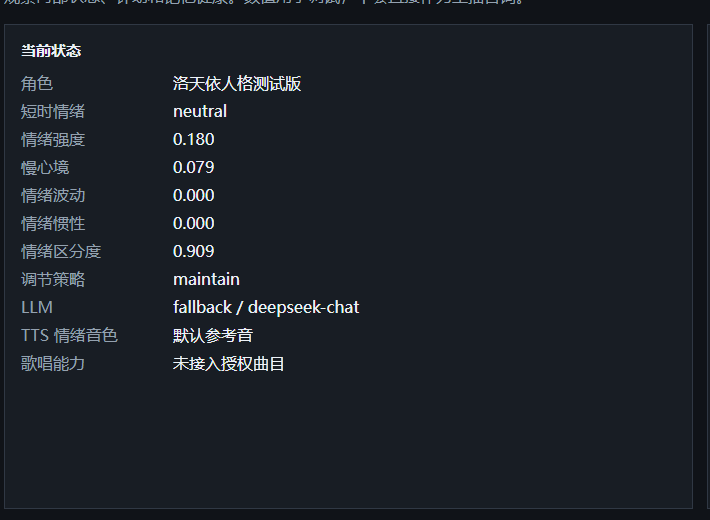
#> input picture .codex-ppt-build/brain-focus.png, 710 x 520 px
$ python -i scenes.py   (imports and definitions only)   (older library calls are emulated)
#> lines starting #> are read from the running program, lines starting #| are printed output that depends on the picture; after the words box and inside, x2 and y2 are one past the last pixel; in counts of white or black regions, pixels touching at a corner belong together
### src/vision/python/features.py
"""features.py —— 圆形、边缘、颜色、布局特征（与场景分类解耦的底层特征）。

所有特征只返回数值与简短标签，不负责场景判定（判定在 scenes.py）。
"""
import cv2
import numpy as np


def circle_candidates(gray, width, height):
    """霍夫圆候选数量（上限 100）。"""
    blurred = cv2.GaussianBlur(gray, (7, 7), 1.4)
    circles = cv2.HoughCircles(
        blurred, cv2.HOUGH_GRADIENT, dp=1.2, minDist=max(18, width // 40),
        param1=100, param2=30, minRadius=max(8, width // 120), maxRadius=max(28, width // 14)
    )
    return 0 if circles is None else min(100, len(circles[0]))


def edge_density(gray):
    """Canny 边缘像素占比。"""
    edges = cv2.Canny(gray, 70, 150)
    return float((edges > 0).mean())


def brightness(gray):
    """灰度均值（0..1）。"""
    return float(gray.mean() / 255.0)


def saturated_ratio(image):
    """高饱和像素占比（用于识别强调色区域，不作为唯一依据）。"""
    hsv = cv2.cvtColor(image, cv2.COLOR_BGR2HSV)
    sat = hsv[:, :, 1].astype(np.float32) / 255.0
    return float((sat > 0.55).mean())


# [8 lines left out: function dark_overlay_ratio, not called in this run]


def horizontal_stripes(image, min_stripes=3):
    """检测细水平条状结构（songSelect 列表特征）。

    对灰度图做行方向投影，统计"细亮带"（高度 <= 10% 图高）的数量，
    粗块（如桌面图标）不计入，避免与列表条混淆。
    """
    gray = cv2.cvtColor(image, cv2.COLOR_BGR2GRAY)
    height = gray.shape[0]
    row_mean = gray.mean(axis=1)  # (H,)
    kernel = np.ones(9) / 9.0
    smoothed = np.convolve(row_mean, kernel, mode="same")
    max_band_height = max(4, int(0.10 * height))
    bands = 0
    in_band = False
    band_start = 0
    threshold = smoothed.mean() + 3.0
    for y, value in enumerate(smoothed):
        if value > threshold:
            if not in_band:
                in_band = True
                band_start = y
        elif in_band:
            if y - band_start <= max_band_height:
                bands += 1
            in_band = False
    if in_band and len(smoothed) - band_start <= max_band_height:
        bands += 1
    return bands


def layout_box_count(image, min_area_ratio=0.02):
    """矩形区域候选数量（按色块轮廓，粗略布局复杂度）。"""
    gray = cv2.cvtColor(image, cv2.COLOR_BGR2GRAY)
    _, binary = cv2.threshold(gray, 0, 255, cv2.THRESH_BINARY + cv2.THRESH_OTSU)
    contours, _ = cv2.findContours(binary, cv2.RETR_LIST, cv2.CHAIN_APPROX_SIMPLE)
    total = image.shape[0] * image.shape[1]
    count = 0
    for contour in contours:
        x, y, w, h = cv2.boundingRect(contour)
        if w * h >= total * min_area_ratio and w > 10 and h > 10:
            count += 1
    return min(50, count)

### src/vision/python/scenes.py
"""scenes.py —— 场景分类 v2（任务书 §5 Phase C）。

每个场景至少组合两类互相独立的证据；低置信度必须落入 unknown；
输出候选分数与 evidence，方便验收误判。ROI 全部使用相对坐标。
"""
import os
import sys

import cv2

HERE = os.path.dirname(os.path.abspath(__file__))
if HERE not in sys.path:
    sys.path.insert(0, HERE)

import features
import roi

SCENE_NAMES = ["gameplay", "results", "songSelect", "pause", "fail", "unknown"]

# 判定阈值：最高候选低于此值 -> unknown
CONFIDENCE_MIN = 0.42


def compute_features(image):
    gray = cv2.cvtColor(image, cv2.COLOR_BGR2GRAY)
    height, width = gray.shape
    return {
        "width": width,
        "height": height,
        "circles": features.circle_candidates(gray, width, height),
        "edgeDensity": features.edge_density(gray),
        "brightness": features.brightness(gray),
        "blur": float(cv2.Laplacian(gray, cv2.CV_64F).var()),
        "saturated": features.saturated_ratio(image),
        "stripes": features.horizontal_stripes(image),
        "boxes": features.layout_box_count(image),
    }


# ---------- 各场景打分（返回 (score, evidence)） ----------

# [113 lines left out: functions score_gameplay, score_results, score_song_select, score_pause, score_fail, score_unknown, not called in this run]


_SCORERS = [
    ("gameplay", score_gameplay),
    ("results", score_results),
    ("songSelect", score_song_select),
    ("pause", score_pause),
    ("fail", score_fail),
    ("unknown", score_unknown),
]


def classify(image):
    """返回 {name, confidence, candidates, evidence}。"""
    gray = cv2.cvtColor(image, cv2.COLOR_BGR2GRAY)
    feats = compute_features(image)
    candidates = {}

    # 质量护栏：极端亮度/超高边缘密度（噪声）/高频噪声直接判 unknown
    if (feats["brightness"] < 0.04 or feats["brightness"] > 0.97
            or feats["edgeDensity"] > 0.55 or feats["blur"] > 800.0):
        guard_evidence = []
        if feats["brightness"] < 0.04:
            guard_evidence.append("black-screen")
        if feats["brightness"] > 0.97:
            guard_evidence.append("overexposed")
        if feats["edgeDensity"] > 0.55:
            guard_evidence.append("high-edge-noise")
        if feats["blur"] > 800.0:
            guard_evidence.append("high-frequency-noise")
        candidates = {name: 0.0 for name in SCENE_NAMES}
        candidates["unknown"] = 0.6
        return {"name": "unknown", "confidence": 0.6, "candidates": candidates, "evidence": guard_evidence}

    best_name = "unknown"
    best_score = 0.0
    best_evidence = []
    for name, scorer in _SCORERS:
        score, evidence = scorer(image, gray, feats)
        candidates[name] = round(score, 3)
        if score > best_score:
            best_name = name
            best_score = score
            best_evidence = evidence
    if best_name != "unknown" and best_score < CONFIDENCE_MIN:
        best_name = "unknown"
    return {
        "name": best_name,
        "confidence": round(best_score, 3),
        "candidates": candidates,
        "evidence": best_evidence,
    }

>>> import cv2
>>> picture = cv2.imread('../../../.codex-ppt-build/brain-focus.png')
#> picture is the input picture: shape (520, 710, 3); mean B, G, R 39.3, 32.4, 27.4
>>> result = classify(picture)
#> in circle_candidates, `blurred = cv2.GaussianBlur(gray, (7, 7), 1.4)`:
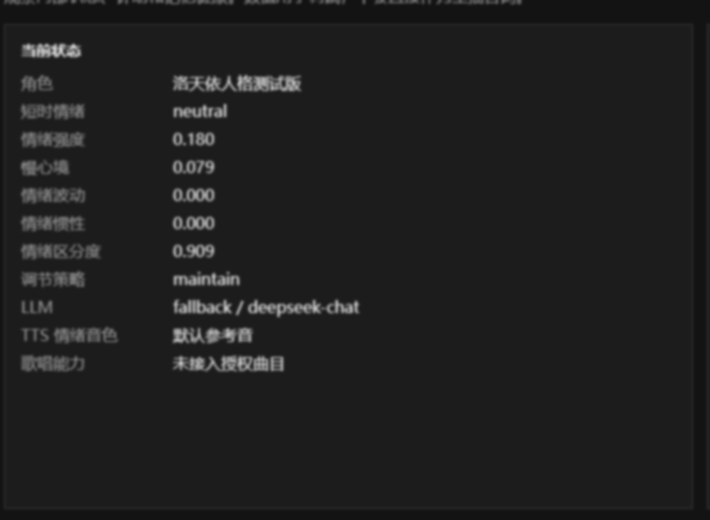
#> blurred: shape (520, 710); min 19, max 194, mean 31.4
#> in circle_candidates, `circles = cv2.HoughCircles( blurred, cv2.HOUGH_GRADIENT, dp=1.2, minDi..`: circles = 16 rows, first 8: [222.6, 335.4, 36.08], [203.4, 307.8, 29.48], [65.4, 306.6, 35.96], [193.8, 222.6, 34.76], [59.4, 167.4, 35.96], [244.2, 341.4, 36.08], [186.6, 112.2, 31.76], [61.8, 233.4, 17.36]
#> in edge_density, `edges = cv2.Canny(gray, 70, 150)`:
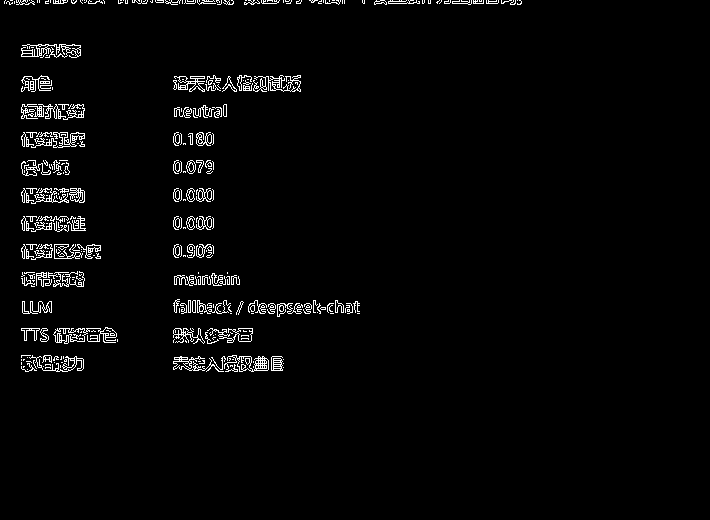
#> edges: shape (520, 710); 2.6% white in thin lines or dots, all inside (x1, y1, x2, y2) = (4, 0, 522, 372)
#> in saturated_ratio, `hsv = cv2.cvtColor(image, cv2.COLOR_BGR2HSV)`: hsv: shape (520, 710, 3); mean H, S, V 107.4, 85.7, 40.1
#> in saturated_ratio, `sat = hsv[:, :, 1].astype(np.float32) / 255.0`:
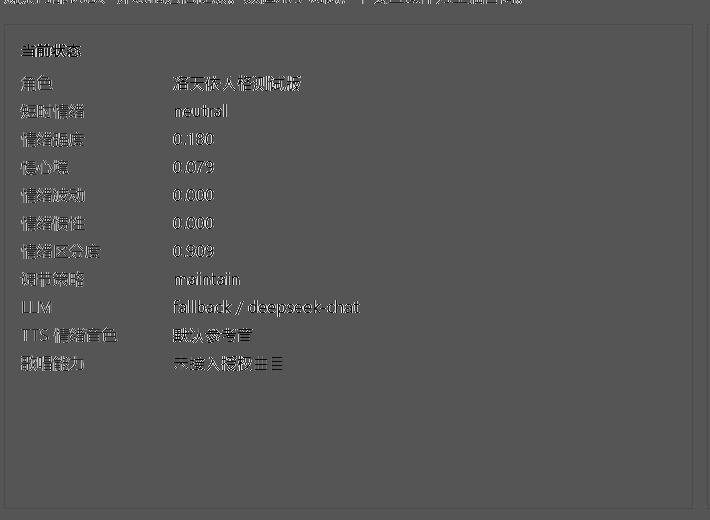
#> sat: shape (520, 710) float32; min 0.0353, max 0.886, mean 0.336
#> in horizontal_stripes, `row_mean = gray.mean(axis=1)`: row_mean = 520 values, max 63.91 at index 2, min 19 at index 4, mean 31.42
#> in horizontal_stripes, `smoothed = np.convolve(row_mean, kernel, mode="same")`: smoothed = 520 values, max 52.68 at index 308, min 10.56 at index 519, mean 31.27
#> in horizontal_stripes, `threshold = smoothed.mean() + 3.0`: threshold = 34.27
#> the loop in horizontal_stripes, `for y, value in enumerate(smoothed):` made 520 passes
#> (value, in_band) on passes 47, 56: (34.53, True), (34.13, False)
#> in_band on passes 76, 93, 107, 118, 135, 145: True, False, True, False, True, False
#> after the loop in horizontal_stripes, `for y, value in enumerate(smoothed):`: band_start = 355; bands = 12; in_band = False
#> in layout_box_count, `_, binary = cv2.threshold(gray, 0, 255, cv2.THRESH_BINARY + cv2.THRESH..`:
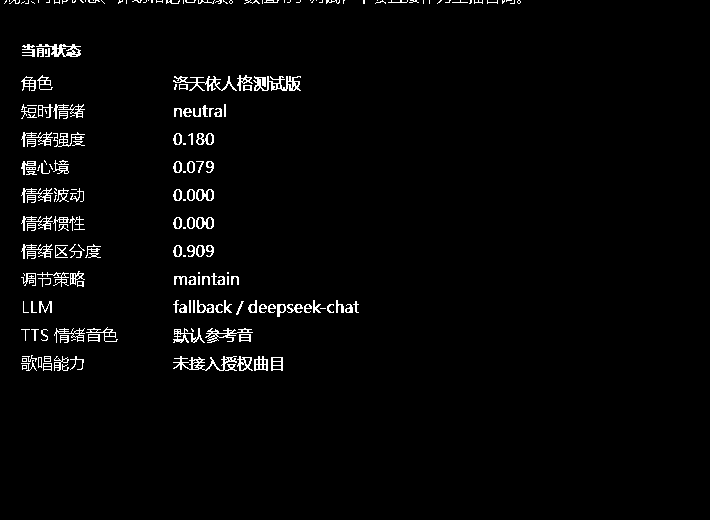
#> binary: shape (520, 710); 2.4% white in thin lines or dots, all inside (x1, y1, x2, y2) = (4, 0, 521, 371)
#> in layout_box_count, `contours, _ = cv2.findContours(binary, cv2.RETR_LIST, cv2.CHAIN_APPROX..`: contours = 412 contours, 277 with area under 20; largest, box (x1, y1, x2, y2) and area: (253, 76, 301, 91) 290, (36, 44, 81, 57) 264, (173, 356, 237, 371) 238, (205, 328, 253, 343) 182, (173, 76, 237, 91) 160
#> the loop in layout_box_count, `for contour in contours:` made 412 passes
#> (x, y, w, h) on passes 1 to 3: (43, 366, 9, 4), (272, 365, 10, 5), (197, 365, 5, 4)
#> after the loop in layout_box_count, `for contour in contours:`: count = 0
#> in classify, `feats = compute_features(image)`: feats = 9 items
#> result = 4 items

$ run again, on .codex-ppt-build/director-focus.png
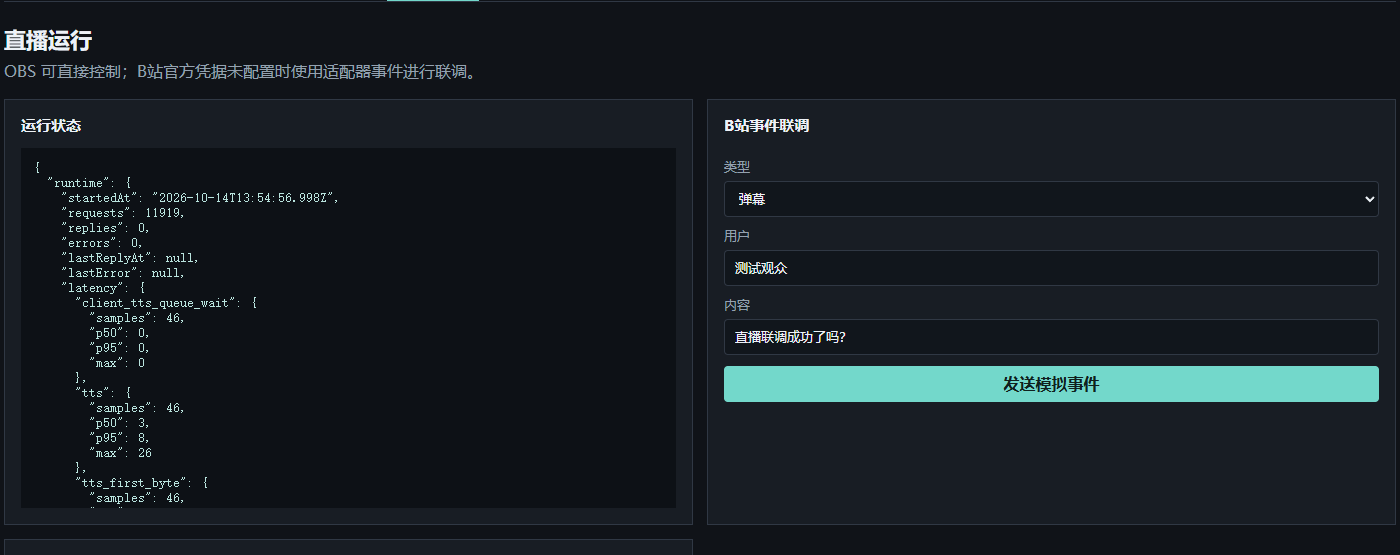
#> input picture .codex-ppt-build/director-focus.png, 1400 x 555 px
#> picture is the input picture: shape (555, 1400, 3); mean B, G, R 36, 30.8, 23.4
#> circles = 31 rows, first 8: [124.2, 267, 55.64], [165, 256.2, 63.68], [78.6, 120.6, 90.08], [129, 163.8, 98], [147, 309, 57.08], [43.8, 276.6, 92.72], [141, 359.4, 53.12], [112.2, 219, 43.88]
#> edges: shape (555, 1400); 1.7% white in thin lines or dots
#> hsv: shape (555, 1400, 3); mean H, S, V 106.8, 92.8, 36.7
#> in saturated_ratio, `sat = hsv[:, :, 1].astype(np.float32) / 255.0`:
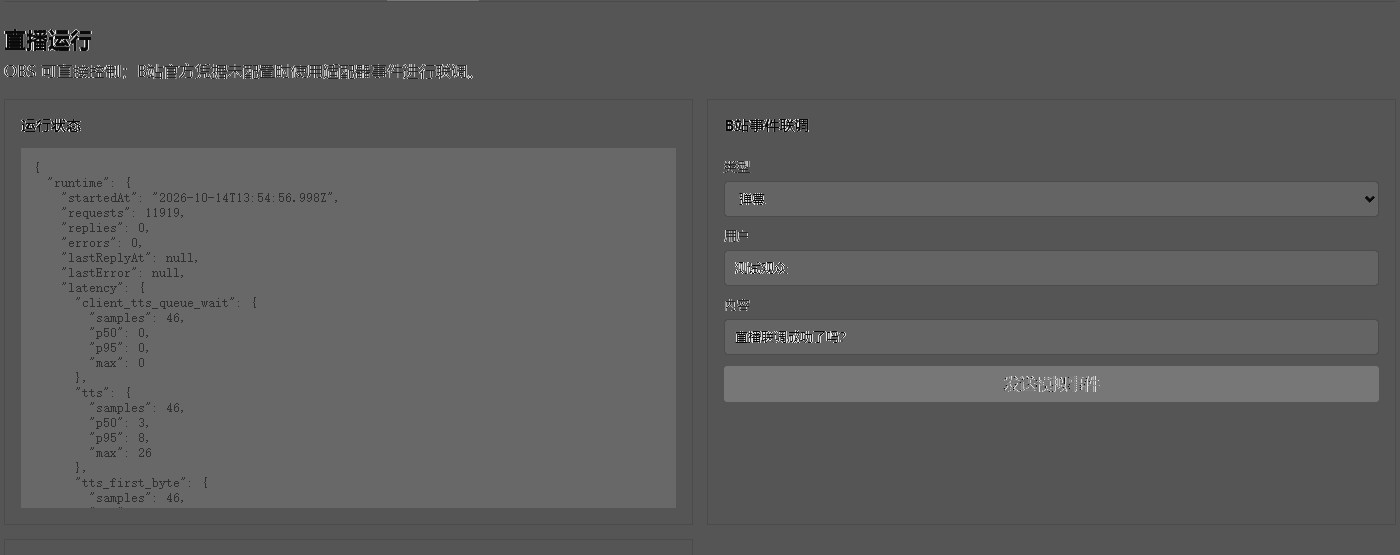
#> sat: shape (555, 1400) float32; min 0.00784, max 0.925, mean 0.364
#> row_mean = 555 values, max 97.53 at index 366, min 19 at index 2, mean 28.98
#> smoothed = 555 values, max 95.8 at index 396, min 13.04 at index 554, mean 28.87
#> threshold = 31.87
#> the loop in horizontal_stripes, `for y, value in enumerate(smoothed):` made 555 passes
#> in_band on passes 68, 77, 119, 134, 364, 407: True, False, True, False, True, False
#> after the loop in horizontal_stripes, `for y, value in enumerate(smoothed):`: band_start = 363; bands = 3; in_band = False
#> in layout_box_count, `_, binary = cv2.threshold(gray, 0, 255, cv2.THRESH_BINARY + cv2.THRESH..`:
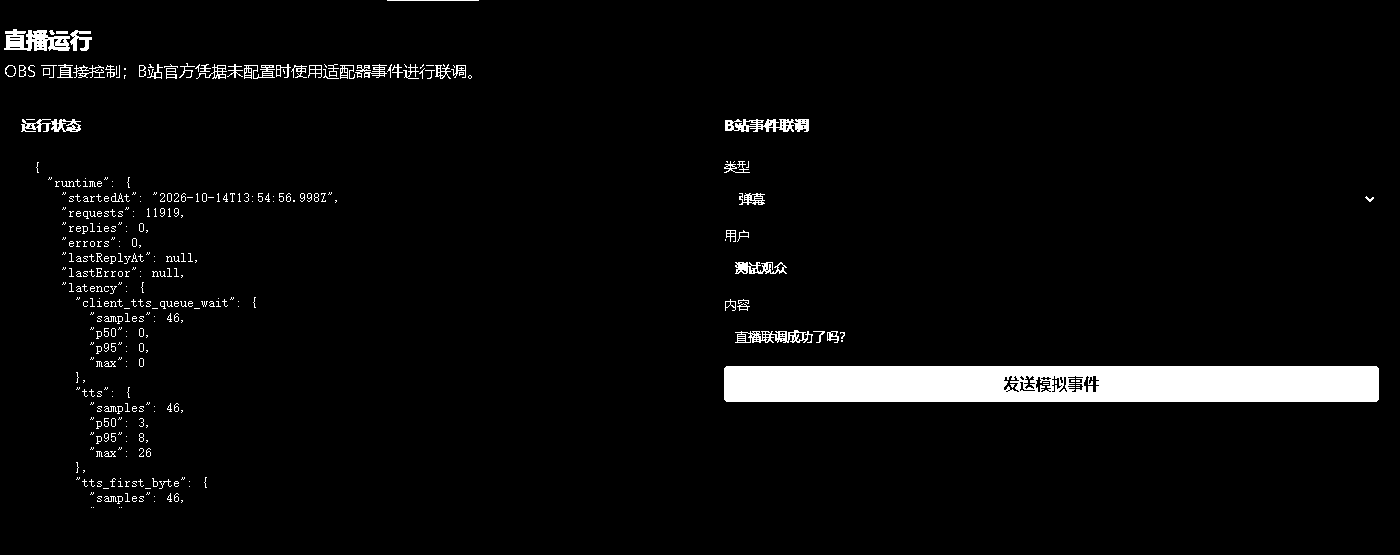
#> binary: shape (555, 1400); 4.2% white; 384 white regions (280 under 20 px)
#> contours = 659 contours, 542 with area under 20; largest, box (x1, y1, x2, y2) and area: (724, 366, 1379, 402) 22882, (4, 29, 70, 51) 876, (725, 119, 809, 132) 613, (735, 330, 813, 343) 526, (735, 262, 787, 274) 297
#> the loop in layout_box_count, `for contour in contours:` made 659 passes
#> (x, y, w, h, count) on pass 131: (724, 366, 655, 36, 1)
#> after the loop in layout_box_count, `for contour in contours:`: count = 1
#> feats = 9 items
#> result = 4 items
